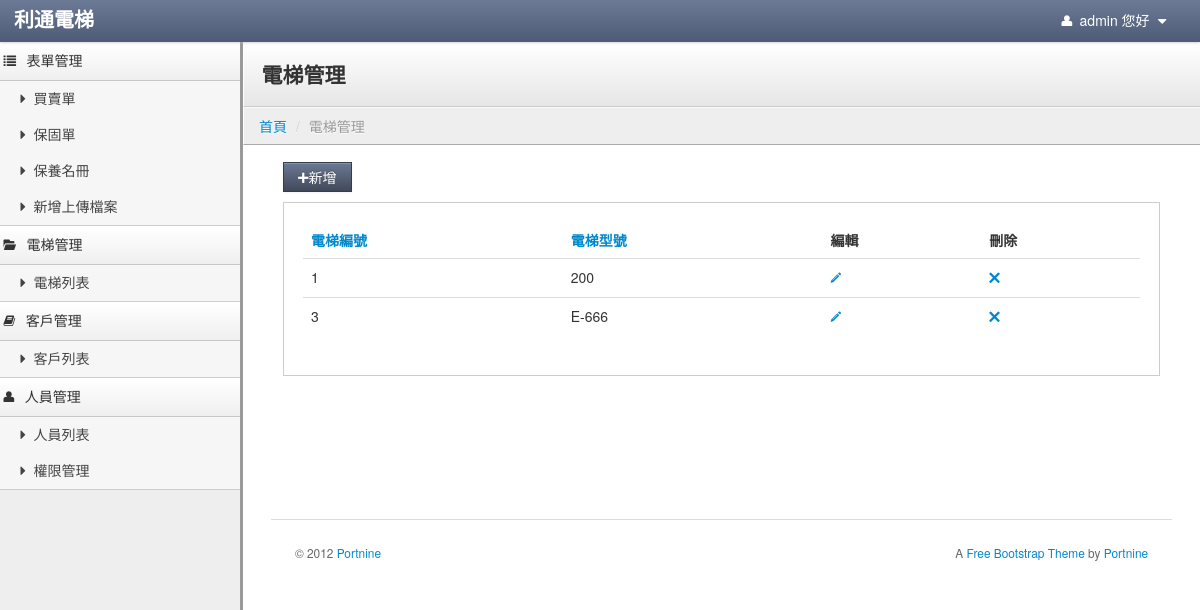
The app's page /index.php/elevator/elevator_home (signed in) with its own data.
### tables this page shows
CREATE TABLE `usermenu` (
  `menuid` int(5) NOT NULL AUTO_INCREMENT COMMENT '菜單ID',
  `parentid` int(5) NOT NULL DEFAULT '0' COMMENT '上層菜單',
  `title` varchar(30) NOT NULL COMMENT '標題',
  `controller` varchar(40) NOT NULL COMMENT '控制器',
  `actioner` varchar(40) NOT NULL COMMENT '動作',
  `icon` varchar(100) DEFAULT NULL,
  `ismenu` tinyint(1) NOT NULL DEFAULT '0' COMMENT '是否顯示',
  `sort` tinyint(4) NOT NULL DEFAULT '0' COMMENT '排序',
  `isdisabled` tinyint(1) NOT NULL DEFAULT '0' COMMENT '是否刪除',
  PRIMARY KEY (`menuid`)
);

CREATE TABLE `elevator` (
  `id` int(50) NOT NULL AUTO_INCREMENT,
  `name` varchar(255) DEFAULT NULL,
  `model` varchar(255) DEFAULT NULL,
  `address` varchar(255) DEFAULT NULL,
  `contact` varchar(255) DEFAULT NULL,
  `tel` varchar(255) DEFAULT NULL,
  PRIMARY KEY (`id`)
);

### application/controllers/Elevator.php (called while the page is built, shortened)
<?php if ( ! defined('BASEPATH')) exit('No direct script access allowed');
class Elevator extends CI_Controller {
	var $data =array();
	function __construct()
	{
		$this->load->model('Elevator_model');
		$this->load->library('datamodel');
        $this->load->model('Usermenu_model');
        $usermenu_m = new Usermenu_model();
        $this->aUsermenulist = $usermenu_m->usermenulist($_SESSION['id']);
	}
	public function elevator_home()
	{
		$elevator_model = new Elevator_model();
		$temp = $elevator_model->getElevator();
		$fristitem = 0;
		$itemmax = 10;
		if ($temp != 0)
		{
			$totalitem = count($temp);
			if( 10 > $totalitem)
			{
				$itemmax = $totalitem;
			}
			else
			{
				$itemmax = 10;
			}
			$this->data['fristitem'] = $fristitem;
			$this->data['itemmax'] = $itemmax;
			foreach($temp as $row):
				if($fristitem < $itemmax)
				{
					$this->data[$fristitem] = $row;
				}
				$fristitem++;
			endforeach;
			if($totalitem >= 10)
			{	 $totalitem;
				if($totalitem % 10 != 0)
				{
					$pageitem = floor($totalitem / 10) + 1;
				}
				else
				{
					$pageitem = $totalitem / 10;
				}
			}
			else
			{
				$pageitem = 1;
			}
			$pagefrist = 0;
			if($pageitem > 10 )
			{
				$pagetotal = 10;
			}
			else
			{
				$pagetotal = $pageitem;
			}
			$this->data['pagefrist'] = $pagefrist;
			$this->data['pagetotal'] = $pagetotal;
			$this->data['pageid'] = 1;
		}
		else
		{
			$this->data = null;
		}
		$this->load->view('elevator_home', $this->data);
	}
}

### index.php (called while the page is built, shortened)
<?php
require_once BASEPATH.'core/CodeIgniter.php';

### application/models/usermenu_model.php (called while the page is built, shortened)
<?php
class Usermenu_model extends CI_Model
{
	public function usermenulist($iUserid=0)
	{
        $sSql = "select menuidarray,permission from account where id ={$iUserid} and `status`=0";
        $query = $this->db->query($sSql);
        $useridmenu = $query->row_array();
        $power_group = 'employee_group';
        switch ($useridmenu['permission']){
            case 1:
                $power_group = 'admin_group';
                break;
        }
        $sSql = "select configvalue from config where configkey ='{$power_group}'";
        $query = $this->db->query($sSql);
        $configmenu = $query->row_array();
        $diffstr = $useridmenu['menuidarray'] .','.$configmenu['configvalue'];
        $diffarray = explode(',',$diffstr);
        $diffarray = array_unique($diffarray);
        asort($diffarray);
        $useridmenu['menuidarray'] = implode(',',$diffarray);
        $sSql = "select * from usermenu where menuid in ({$useridmenu['menuidarray']}) and ismenu=1 and isdisabled!=1 and parentid = 0";
        $query = $this->db->query($sSql);
        $results = array();
        foreach ($query->result_array() as $vNavheader){
            $results[$vNavheader['menuid']] = $vNavheader;
            $sSql = "select * from usermenu where menuid in ({$useridmenu['menuidarray']}) and parentid = '{$vNavheader['menuid']}' and ismenu=1 and isdisabled!=1";
            $query_navlist = $this->db->query($sSql);
            foreach ($query_navlist->result_array() as $vNavlist){
                $results[$vNavheader['menuid']]['subtype'][]=$vNavlist;
            }
        }
        return $results;
	}
}

### application/models/elevator_model.php (called while the page is built, shortened)
<?php
class Elevator_model extends CI_Model
{
	public function getElevator()
	{
		$this->db->select('*');
		$this->db->from('elevator');
		$result = $this->db->get();
		if ($result->num_rows() > 0)
		{
			$idx = 0;
			foreach ($result->result() as $row)
			{
				$elevator_data[$idx] = new Datamodel();
				foreach ($row as $k => $v)
				{
					$elevator_data[$idx]->$k = $v;
				}
				$idx++;
			}
			return $elevator_data;
		}
		return 0;
	}
}

### application/libraries/datamodel.php (called while the page is built, shortened)
<?php
class Datamodel
{
	private $data = array();
	public function __set($name,$value)
	{
		$this->data[$name] = $value;
	}
	public function __get($name)
	{
		if (array_key_exists($name,$this->data))
		{
			return $this->data[$name];
		}
	}
}

### application/views/elevator_home.php (the view, shortened to what this page needs)
<!DOCTYPE html>
<html lang="en">
	<?php
		include "head.php";
	?>
	<body>
		<?php
			include "navbar.php";
			include "sidebar-nav.php";
		?>
		<div class="content">
			<div class="header">
				<h1 class="page-title">電梯管理</h1>
			</div>
				<ul class="breadcrumb">
					<li><a href="<?=base_url("/mainpage/index")?>">首頁</a> <span class="divider">/</span></li>
					<li class="active">電梯管理</li>
				</ul>
			<div class="container-fluid">
				<div class="row-fluid">
					<div class="container-fluid">
						<div class="row-fluid">
								<div class="btn-toolbar">
									<a href="<?=base_url("/Elevator/create_elevator")?>"><button class="btn btn-primary" id="new_people"><i class="icon-plus"></i>新增</button></a>
								</div>
							<form action="<?=base_url("/Form/form_borad")?>" method="post">
								<div class="well">
									<table class="table sortable">
										<thead>
											<tr>
												<th><a href="#">電梯編號</a></th>
												<th><a href="#">電梯型號</a></th>
												<th class="sorttable_nosort">編輯</th>
												<th class="sorttable_nosort">刪除</th>
											</tr>
										</thead>
										<tbody>
					<?php
											if(count($this->data) != 0 )
											{
												$fristitem = $this->data['fristitem'];
												$itemmax = $this->data['itemmax'];
												for($j = 0; $fristitem < $itemmax;$j++)
												{
					?>
													<tr>
														<td><?=$this->data[$j]->id;?></td>
														<td><?=$this->data[$j]->model;?></td>
														<td>
															<a href="<?=base_url("/Elevator/edit_elevator")?>/elevator_id/<?=$this->data[$j]->id;?>" ><i class="icon-pencil"></i></a>
														</td>
														<td>
															<a href="<?=base_url("/Elevator/delete_elevator")?>/elevator_id/<?=$this->data[$j]->id;?>" ><i class="icon-remove"></i></a>
														</td>
													</tr>
					<?php						$fristitem++;
												}
											}
					?>
										</tbody>
									</table>
								</div>
							</form>
							<div class="pagination">
							</div>
							<footer>
								<hr>
								<p class="pull-right">A <a href="http://www.portnine.com/bootstrap-themes" target="_blank">Free Bootstrap Theme</a> by <a href="http://www.portnine.com" target="_blank">Portnine</a></p>
								<p>&copy; 2012 <a href="http://www.portnine.com" target="_blank">Portnine</a></p>
							</footer>
						</div>
					</div>
				</div>
			</div>
		</div>
	</body>
</html>

### application/views/sidebar-nav.php
<div class="sidebar-nav">
       <?php
           foreach($this->aUsermenulist as $v){
               echo '<a href="#'.$v['controller'].'-menu" class="nav-header" data-toggle="collapse"><i class="'.$v['icon'].'"></i>'.$v['title'].'</i></a>';
               if(!empty($v['subtype'])){
                   echo '<ul id="'.$v['controller'].'-menu" class="nav nav-list collapse in">';
                   foreach($v['subtype'] as $vSub){
                       echo '<li ><a href="'.base_url("/{$vSub['controller']}/{$vSub['actioner']}").'"><i class="'.$vSub['icon'].'"></i>'.$vSub['title'].'</a></li>';
                   }
                   echo '</ul>';
               }
           }
       ?>
   </div>

### stylesheets/theme.css (style rules this page uses)
body { background: #eee; background-image: url(http://subtlepatterns.com/patterns/furley_bg.png); background-position: initial initial; background-repeat: initial initial; background-position: initial initial; background-repeat: initial initial; margin: 0px; padding: 0px; }
h1 { margin-top: 0px; color: #eee; }
hr { border-top: 1px solid #ddd; border-bottom: 1px solid #fff; }
.content { min-width: 400px; position: relative; min-height: 800px; background: #fff; margin-left: 240px; border-left: 1px solid #cccccc; border-left: 3px solid #999999; }
.header { background: #ffffff; background: #ffffff; background: -webkit-gradient(linear, left bottom, left top, color-stop(0, #e6e6e6), color-stop(1, #ffffff)); background: -ms-linear-gradient(bottom, #e6e6e6, #ffffff); background: -moz-linear-gradient(center bottom, #e6e6e6 0%, #ffffff 100%); background: -o-linear-gradient(bottom, #e6e6e6, #ffffff); filter: progid:dximagetransform.microsoft.gradient(startColorStr='#4d5b76', EndColorStr='#6c7a95'); -ms-filter: "progid:DXImageTransform.Microsoft.gradient(startColorStr='#ffffff',EndColorStr='#e6e6e6')"; border-bottom: 1px solid #cccccc; border-top: 1px solid #ffffff; border-left: 1px solid #ffffff; padding: 0em 1.25em; }
.header h1 { margin: 1em 0em; padding: 0em; line-height: 1em; font-size: 1.5em; color: #eee; color: #333; }
.breadcrumb { -webkit-box-shadow: none; -moz-box-shadow: none; box-shadow: none; -webkit-border-radius: 0px; -moz-border-radius: 0px; border-radius: 0px; -moz-background-clip: padding; -webkit-background-clip: padding-box; background-clip: padding-box; background: #eee; border-bottom: 1px solid #aaa; border-top: 1px solid #fafafa; border-left: 1px solid #fff; margin-bottom: .5em; }
footer { padding: 1em; margin-top: 4em; color: #666; font-size: .85em; line-height: 1.3em; }
footer hr { margin: 2em -2em; }
.sidebar-nav { width: 240px; position: absolute; float: left; border-top: none; border-left: none; margin: 0em; }
.sidebar-nav .nav-header { border-top: 1px solid #ffffff; border-bottom: 1px solid #c8c8cb; border-left: none; color: #333; display: block; background: #efeff0; background: -webkit-gradient(linear, left bottom, left top, color-stop(0, #efeff0), color-stop(1, #ffffff)); background: -ms-linear-gradient(bottom, #efeff0, #ffffff); background: -moz-linear-gradient(center bottom, #efeff0 0%, #ffffff 100%); background: -o-linear-gradient(bottom, #efeff0, #ffffff); filter: progid:dximagetransform.microsoft.gradient(startColorStr='#4d5b76', EndColorStr='#6c7a95'); -ms-filter: "progid:DXImageTransform.Microsoft.gradient(startColorStr='#ffffff',EndColorStr='#efeff0')"; font-weight: normal; font-size: 1em; line-height: 2.5em; padding: 0em .25em; margin-bottom: 0px; text-shadow: none; text-transform: none; }
.sidebar-nav .nav-header i[class^="icon-"] { margin-right: .75em; }
.sidebar-nav .nav-list { margin: 0px; border: 0px; background: #f6f6f6; }
.sidebar-nav .nav-list > li > a { color: #444; padding: .5em 1em; }
.sidebar-nav .nav-list.collapse.in { border-bottom: 1px solid #ccc; }
.btn { -webkit-border-radius: 0px; -moz-border-radius: 0px; border-radius: 0px; }
.btn-primary { background-color: #414959; background-image: -webkit-gradient(linear, 0 0, 0 100%, from(#6c7994), to(#414959)); background-image: -webkit-linear-gradient(top, #6c7994, #414959); background-image: -o-linear-gradient(top, #6c7994, #414959); background-image: linear-gradient(to bottom, #6c7994, #414959); background-image: -moz-linear-gradient(top, #6c7994, #414959); filter: progid:dximagetransform.microsoft.gradient(startColorStr='#6c7994', EndColorStr='#414959'); -ms-filter: "progid:DXImageTransform.Microsoft.gradient(startColorStr='#6c7994',EndColorStr='#414959')"; border: 1px solid #363d4a; }
.well { background-color: #fff; border: 1px solid #ccc; -webkit-box-shadow: 1px 1px 0px #ffffff; -moz-box-shadow: 1px 1px 0px #ffffff; box-shadow: 1px 1px 0px #ffffff; -webkit-border-radius: 0px; -moz-border-radius: 0px; border-radius: 0px; -moz-background-clip: padding; -webkit-background-clip: padding-box; background-clip: padding-box; }

### records on screen
usermenu: title "表單管理"
usermenu: title "買賣單"
usermenu: title "保固單"
usermenu: title "保養名冊"
usermenu: title "新增上傳檔案"
usermenu: title "電梯管理"
usermenu: title "電梯列表"
usermenu: title "客戶管理"
usermenu: title "客戶列表"
usermenu: title "人員管理"
usermenu: title "人員列表"
usermenu: title "權限管理"
elevator: id "1", model "200"
elevator: id "3", model "E-666"

### other values on screen
$_SESSION["account"] "admin"
